Frame 1 (no input): blank canvas, image omitted
Frame 60 (no input): blank canvas, image omitted
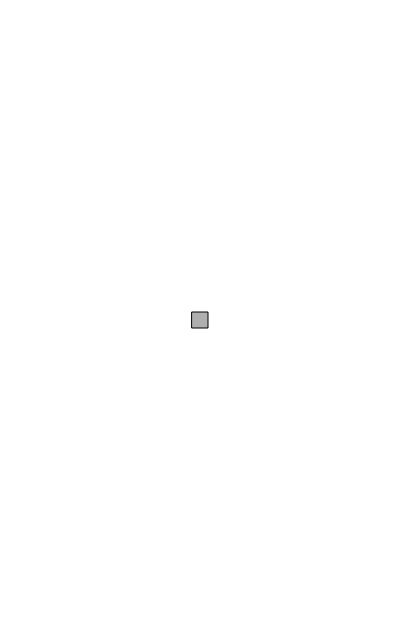
Frame 120 (the mouse pressed at the canvas centre since frame 60)

The p5.js sketch whose frames 1 and 60 were blank and that drew this single picture after the mouse press (run headless with seeded random() and noise() and a simulated clock; from frame 60 on, the mouse is pressed at the canvas centre):

// p5.js sketch
// ── sketch.js
function setup() { 
  createCanvas(400, 640);
  //background moved from draw to setup
  background(255);
  smooth();
} 

function draw() {
  //nothing happens in draw!
  //the window will remain blanks
  
  //this fails because the rect is
  //immediately drawn over
  // background(255);
}

function mousePressed() {
  stroke(0);
  fill(175);
  rectMode(CENTER);
  rect(mouseX, mouseY, 16, 16);
}

function keyPressed() {
	background(255);
}
